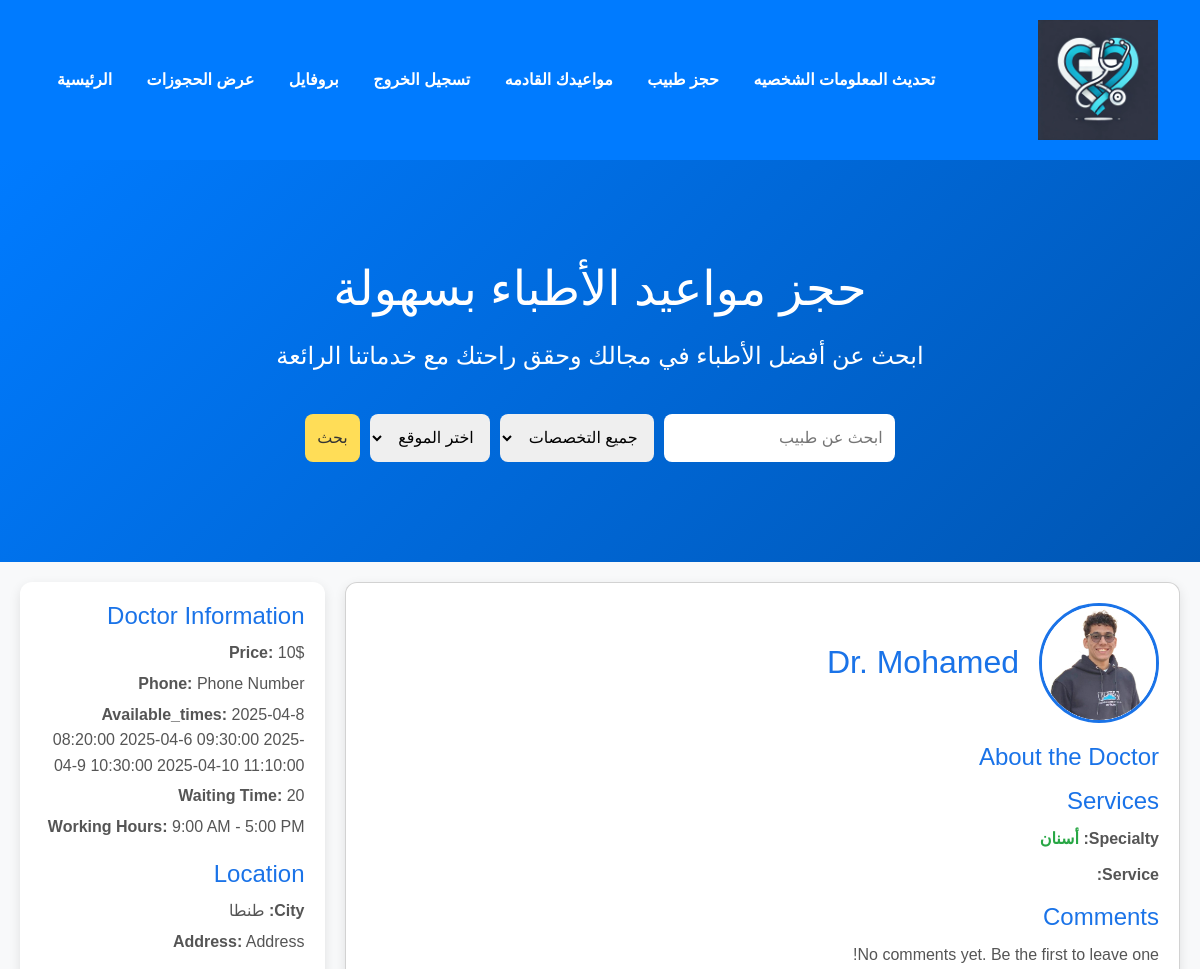
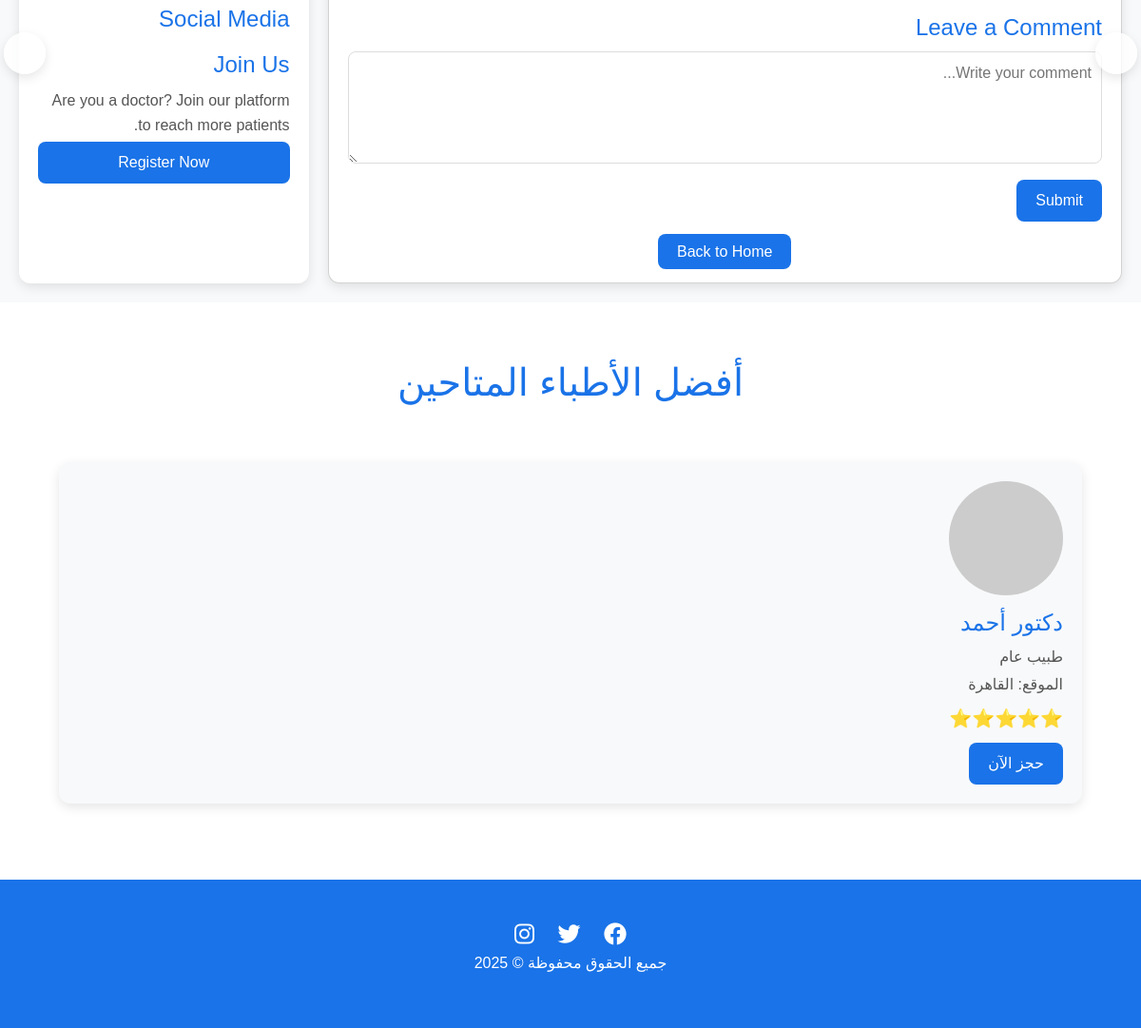
Screenshot of /doctor_detail/mohamed_hesham1234/ (signed in) with the database file from the repository (2 pictures, top to bottom).
### accounts/models.py (models this page shows, shortened)
class Profile(models.Model):
    GENDER_CHOICES = [
        ('male', 'Male'),
        ('female', 'Female'),
        ('other', 'Other'),
    ]
    SPECIALTY_CHOICES = [
        ('أسنان', 'أسنان'),
        ('قلب', 'قلب'),
        ('جراحة العظام', 'جراحة العظام'),
        ('جلدية', 'جلدية'),
        ('نفسي', 'نفسي'),
        ('جراحة عامة', 'جراحة عامة'),
        ('أشعة', 'أشعة'),
        ('جراحة مسالك بولية', 'جراحة مسالك بولية'),
    ]
    USER_TYPE_CHOICES = [
        ('doctor', 'دكتور'),
        ('user', 'مستخدم عادي'),
    ]
    user = models.OneToOneField(User, on_delete=models.CASCADE)
    name = models.CharField(max_length=50, default='Default Name', blank=True)
    who_i = models.TextField(max_length=500, default='Default Discription', blank=True)
    city = models.CharField(max_length=100, default='City')
    address = models.TextField(max_length=500, default='Address')
    phone = models.CharField(max_length=15, default='Phone Number')
    working_hours = models.CharField(max_length=100, default='9:00 AM - 5:00 PM')
    available_times = models.TextField(default='', blank=True, null=True)
    waiting_time = models.IntegerField(default=15)
    specialty = models.CharField(max_length=50, choices=SPECIALTY_CHOICES, default='general_surgery')
    services = models.TextField(max_length=500, null=True, blank=True)
    price = models.IntegerField(default=0)
    image = models.ImageField(upload_to='images/', default='default_image.jpg')
    facebook = models.URLField(max_length=200, blank=True, null=True, default='')
    twitter = models.URLField(max_length=200, blank=True, null=True, default='')
    linkedin = models.URLField(max_length=200, blank=True, null=True, default='')
    instagram = models.URLField(max_length=200, blank=True, null=True, default='')
    gender = models.CharField(max_length=10, choices=GENDER_CHOICES, default='other')
    slug = models.SlugField(null=True, blank=True)
    user_type = models.CharField(max_length=10, choices=USER_TYPE_CHOICES, default='user')
    created_at = models.DateTimeField(auto_now_add=True, null=True, blank=True)

### accounts/views.py (the view)
# urls.py: path('doctor_detail/<slug:slug>/', views.doctor_detail, name='doctor_detail'),
def doctor_detail(request, slug):
    doctor = Profile.objects.get(slug=slug)
    return render(request, 'user/doctor_detail.html', {'doctor':doctor})

### accounts/templates/user/doctor_detail.html (shortened to what this page needs)
{% extends 'user/index.html' %}
{% load static %}
{% block content %}
<div class="container1">
    <div class="card">
        <div class="doctor-header">
            <img src="{{ doctor.image.url }}" alt="Doctor Image">
            <div>
                <h1>Dr. {{ request.user.username }}</h1>
            </div>
        </div>
        <div class="doctor-info">
            <h3>About the Doctor</h3>
        </div>
        <div class="doctor-services">
            <h3>Services</h3>
            <ul>
                <li><strong>Specialty:</strong> <span class="service-details">{{ doctor.specialty }}</span></li>
                <li><strong>Service:</strong> </li>
            </ul>
        </div>
        <div class="comments">
            <h3>Comments</h3>
            {% for comment in comments %}
                <div class="comment">
                    <p><strong>{{ comment.user_name|default:'Anonymous' }}:</strong> {{ comment.text }}</p>
                </div>
            {% empty %}
                <p>No comments yet. Be the first to leave one!</p>
            {% endfor %}
            <div class="form-container">
                <h3>Leave a Comment</h3>
                <form action="#" method="post">
                    <textarea name="comment" placeholder="Write your comment..." rows="4"></textarea>
                    <button type="submit">Submit</button>
                </form>
            </div>
        </div>
        <div class="back-button-container">
            <a href="{% url 'index' %}" class="back-button">Back to Home</a>
        </div>
    </div>
    <div class="right-sidebar">
        <div class="sidebar-section">
            <h3>Doctor Information</h3>
            <p><strong>Price:</strong> {{ doctor.price }}$</p>
            <p><strong>Phone:</strong> {{ doctor.phone }}</p>
            <p><strong>Available_times:</strong> {{ doctor.available_times }}</p>
            <p><strong>Waiting Time:</strong> {{ doctor.waiting_time }}</p>
            <p><strong>Working Hours:</strong> {{ doctor.working_hours }}</p>
        </div>
        <div class="sidebar-section">
            <h3>Location</h3>
            <p><strong>City:</strong> {{ doctor.city }}</p>
            <p><strong>Address:</strong> {{ doctor.address }}</p>
        </div>
        <div class="sidebar-section">
            <h3>Social Media</h3>
        </div>
        <div class="sidebar-section">
            <h3>Join Us</h3>
            <p>Are you a doctor? Join our platform to reach more patients.</p>
            <button>Register Now</button>
        </div>
    </div>
</div>
{% endblock %}

### accounts/templates/user/index.html (style rules this page uses)
body { font-family: 'Tajawal', sans-serif; background-color: #f8f9fa; color: #333; }

### accounts/templates/user/doctor_detail.html (style rules this page uses)
.container1 { display: flex; gap: 20px; padding: 20px; max-width: 1200px; margin: 0 auto; }
.card { flex: 3; background-color: #fff; border-radius: 12px; box-shadow: 0 4px 12px rgba(0, 0, 0, 0.1); padding: 20px; }
.right-sidebar { flex: 1; background-color: #fff; border-radius: 12px; box-shadow: 0 4px 12px rgba(0, 0, 0, 0.1); padding: 20px; }
.doctor-header { display: flex; align-items: center; gap: 20px; margin-bottom: 20px; }
.doctor-header img { width: 120px; height: 120px; border-radius: 50%; object-fit: cover; border: 3px solid #1a73e8; }
.doctor-header h1 { font-size: 2rem; color: #1a73e8; margin: 0; }
.doctor-info h3, .doctor-services h3, .comments h3, .sidebar-section h3 { font-size: 1.5rem; color: #1a73e8; margin-bottom: 10px; }
.doctor-info p, .doctor-services ul, .comments p, .sidebar-section p { font-size: 1rem; color: #555; line-height: 1.6; }
.doctor-services ul { list-style: none; padding: 0; }
.doctor-services li { margin-bottom: 10px; }
.service-details { color: #28a745; font-weight: bold; }
.form-container textarea { width: 100%; padding: 10px; border: 1px solid #ddd; border-radius: 8px; margin-bottom: 10px; font-size: 1rem; }
.form-container button { background-color: #1a73e8; color: white; border: none; padding: 10px 20px; border-radius: 8px; cursor: pointer; font-size: 1rem; transition: background-color 0.3s; }
.back-button-container { text-align: center; margin-top: 20px; }
.back-button { background-color: #1a73e8; color: white; padding: 10px 20px; border-radius: 8px; text-decoration: none; transition: background-color 0.3s; }
.sidebar-section { margin-bottom: 20px; }
.sidebar-section p { margin: 5px 0; }
.sidebar-section button { background-color: #1a73e8; color: white; border: none; padding: 10px 20px; border-radius: 8px; cursor: pointer; width: 100%; font-size: 1rem; transition: background-color 0.3s; }

### rows the page displays
Profile: image (picture), specialty "أسنان", price "10", phone "Phone Number", available_times "2025-04-8 08:20:00 2025-04-6 09:30:00 2025-04-9 10:30:00 2025-04-10 11:10:00", waiting_time "20", working_hours "9:00 AM - 5:00 PM", city "طنطا", address "Address"

### other values shown
{{ request.user.username }} "Mohamed"
